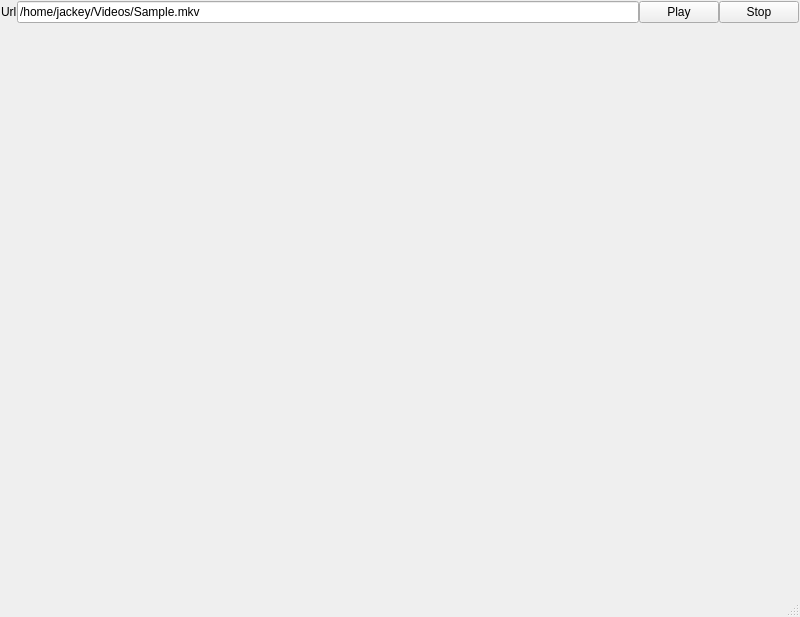
<?xml version="1.0" encoding="UTF-8"?>
<ui version="4.0">
 <class>MainWindow</class>
 <widget class="QMainWindow" name="MainWindow">
  <property name="geometry">
   <rect>
    <x>0</x>
    <y>0</y>
    <width>800</width>
    <height>617</height>
   </rect>
  </property>
  <property name="windowTitle">
   <string>MainWindow</string>
  </property>
  <widget class="QWidget" name="centralwidget">
   <layout class="QGridLayout" name="layoutGWidget">
    <property name="leftMargin">
     <number>1</number>
    </property>
    <property name="topMargin">
     <number>1</number>
    </property>
    <property name="rightMargin">
     <number>1</number>
    </property>
    <property name="bottomMargin">
     <number>1</number>
    </property>
    <property name="spacing">
     <number>0</number>
    </property>
    <item row="0" column="2">
     <widget class="QPushButton" name="btnPlay">
      <property name="text">
       <string>Play</string>
      </property>
     </widget>
    </item>
    <item row="0" column="0">
     <widget class="QLabel" name="labelUrl">
      <property name="text">
       <string>Url</string>
      </property>
     </widget>
    </item>
    <item row="1" column="0" colspan="4">
     <widget class="FFmpegWidget" name="wgtPlayer" native="true"/>
    </item>
    <item row="0" column="3">
     <widget class="QPushButton" name="btnStop">
      <property name="text">
       <string>Stop</string>
      </property>
     </widget>
    </item>
    <item row="0" column="1">
     <widget class="QLineEdit" name="lineUrl">
      <property name="text">
       <string>/home/jackey/Videos/Sample.mkv</string>
      </property>
     </widget>
    </item>
   </layout>
  </widget>
  <widget class="QStatusBar" name="statusbar"/>
 </widget>
 <customwidgets>
  <customwidget>
   <class>FFmpegWidget</class>
   <extends>QWidget</extends>
   <header>ffmpegwidget.h</header>
   <container>1</container>
  </customwidget>
 </customwidgets>
 <resources/>
 <connections/>
</ui>
